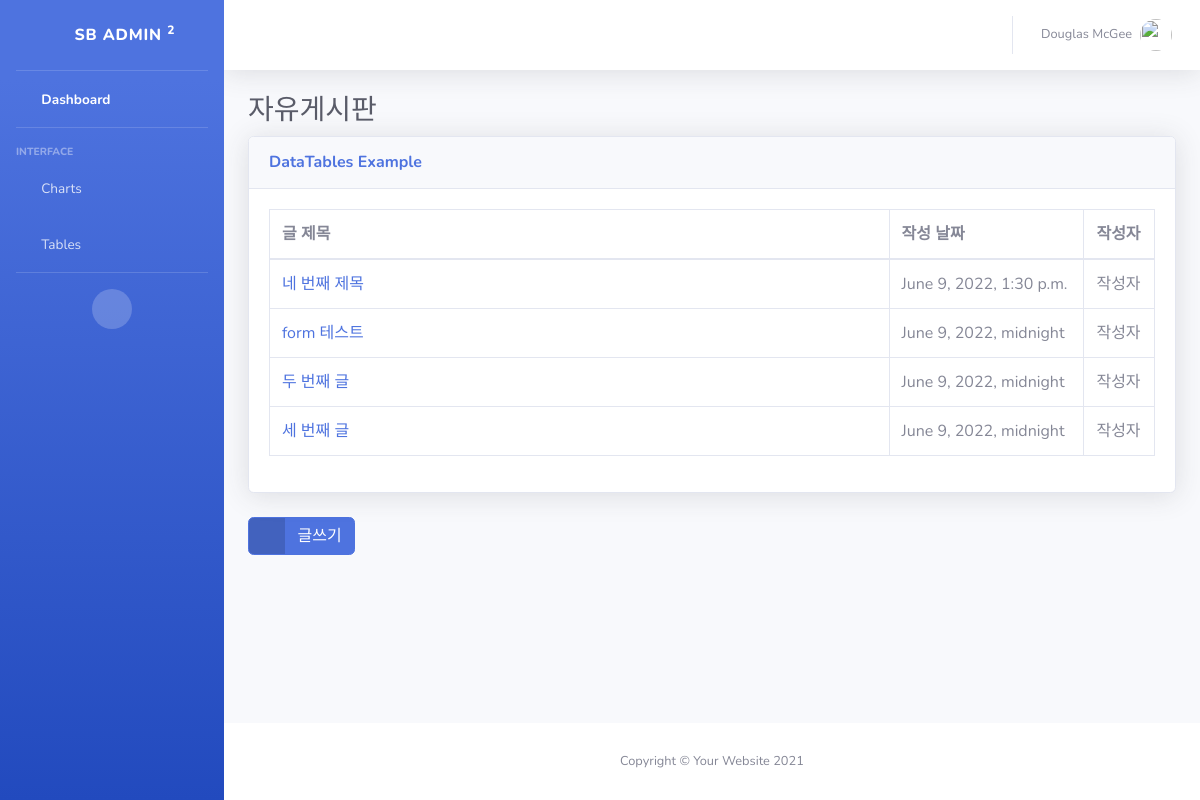
The page / on the database its author committed.
### snsapp/models.py (models this page shows, shortened)
class Post(models.Model):
    title = models.CharField(max_length=200)
    body = models.TextField()
    date = models.DateTimeField(auto_now_add=True)

### snsapp/views.py (the view)
# urls.py: 2. Add a URL to urlpatterns:  path('', views.home, name='home')
def home(request):
    posts = Post.objects.filter().order_by('-date')
    return render(request, 'index.html', {'posts':posts})

### snsapp/templates/index.html
{% extends 'base.html' %}
{% block content %}
<h1 class="h3 mb-2 text-gray-800">자유게시판</h1>
<div class="card shadow mb-4">
    <div class="card-header py-3">
        <h6 class="m-0 font-weight-bold text-primary">DataTables Example</h6>
    </div>
    <div class="card-body">
        <div class="table-responsive">
            <table class="table table-bordered" id="dataTable" width="100%" cellspacing="0">
                <thead>
                    <tr>
                        <th width="70%">글 제목</th>
                        <th>작성 날짜</th>
                        <th>작성자</th>
                    </tr>
                </thead>
                <tbody>
                    {% for post in posts %}
                    <tr>
                        <td><a href="{% url 'detail' post.id %}">{{ post.title }}</a></td>
                        <td>{{ post.date }}</td>
                        <td>작성자</td>
                    </tr>
                    {% endfor %}
                </tbody>
            </table>
        </div>
    </div>
</div>
<a href="{% url 'postcreate' %}" class="btn btn-primary btn-icon-split">
    <span class="icon text-white-50">
        <i class="fas fa-flag"></i>
    </span>
    <span class="text">글쓰기</span>
</a>
{% endblock %}

### rows shown on the page
Post: title "네 번째 제목", date "June 9, 2022, 1:30 p.m."
Post: title "form 테스트", date "June 9, 2022, midnight"
Post: title "두 번째 글", date "June 9, 2022, midnight"
Post: title "세 번째 글", date "June 9, 2022, midnight"
